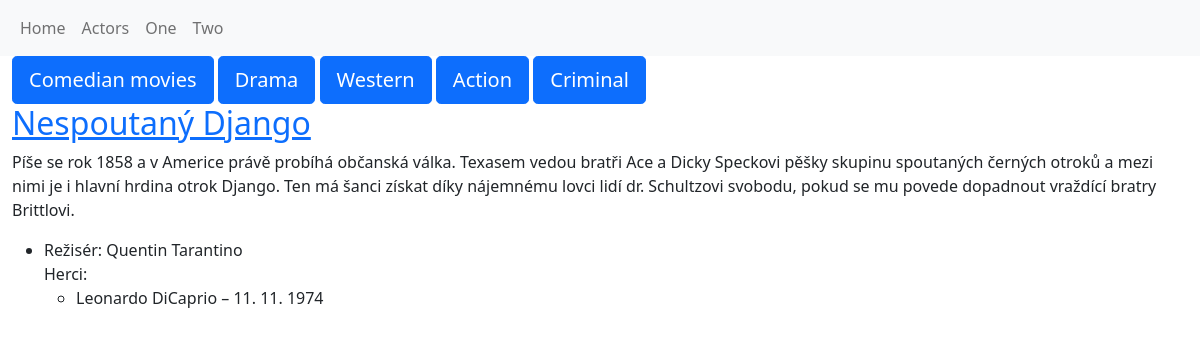
Screenshot of /kategorie/4 with the database file from the repository.
### gaflix/models.py (models this page shows, shortened)
class Category(models.Model):
    title = models.CharField(max_length=255)
    class Meta:
        verbose_name_plural = "Categories"

class Movie(models.Model):
    title = models.CharField(max_length=255)
    description = models.TextField(null=True, blank=True)
    csfd_rating = models.IntegerField(null=True, blank=True)
    director = models.ForeignKey('Director', null=True, blank=True, on_delete=models.SET_NULL)
    actors = models.ManyToManyField('Actor', blank=True)
    categories = models.ManyToManyField('Category', blank=True)

class Director(models.Model):
    name = models.CharField(max_length=255)
    description = models.TextField(null=True, blank=True)
    birth_date = models.DateField(null=True, blank=True)
    def __str__(self):
        return self.name

class Actor(models.Model):
    name = models.CharField(max_length=255)
    description = models.TextField(null=True, blank=True)
    birth_date = models.DateField(null=True, blank=True)
    sex = models.CharField(choices=SEX_CHOICES, max_length=32, default='male')
    class Meta:
        ordering = ['name']

### gaflix/views.py (the view)
# urls.py: path('kategorie/<int:category_id>', category_detail, name='category_detail'),
def category_detail(request, category_id):
    try:
        context = {
            'movies': Movie.objects.filter(categories__id=category_id),
            'categories': Category.objects.all(),
            'active_category': Category.objects.get(id=category_id)
        }
    except Category.DoesNotExist:
        return HttpResponseNotFound("Category does not exist")
    return render(request, 'homepage.html', context)

### templates/homepage.html (shortened to what this page needs)
{% extends 'base.html' %}
  {% block content %}
    <div class="container-fluid">
      <div>
        {% for category in categories %}
        <a href="{% url 'category_detail' category.pk %}" class="btn btn-primary btn-lg">{{category.title}}</a>
        {%endfor%}
        </div>
        {% for movie in movies %}
        <h2><a href="{% url "movie_detail" movie.id %}">{{movie.title}}</a></h2>
        <p>{{movie.description}}</p>
        <ul>
          <li>
            Režisér: {{movie.director}}
          </li>
            Herci:
        <ul>
          {% for actor in movie.actors.all %}
            <li>{{actor.name}} &ndash; {{actor.birth_date|date:"j. n. Y"}}</li>
          {%endfor%}
        </ul>
      </ul>
        {%endfor%}
      </div>
{% endblock %}

### rows the page displays
Category: title "Comedian movies"
Category: title "Drama"
Category: title "Western"
Category: title "Action"
Category: title "Criminal"
Movie: title "Nespoutaný Django", description "Píše se rok 1858 a v Americe právě probíhá občanská válka. Texasem vedou bratři Ace a Dicky Speckovi pěšky skupinu spoutaných černých otroků a mezi nimi je i hlavní hrdina otrok Django. Ten má šanci získat díky nájemnému lovci lidí dr. Schultzovi svobodu, pokud se mu povede dopadnout vraždící bratry Brittlovi.", director "Quentin Tarantino"
Actor: name "Leonardo DiCaprio", birth_date "11. 11. 1974"
